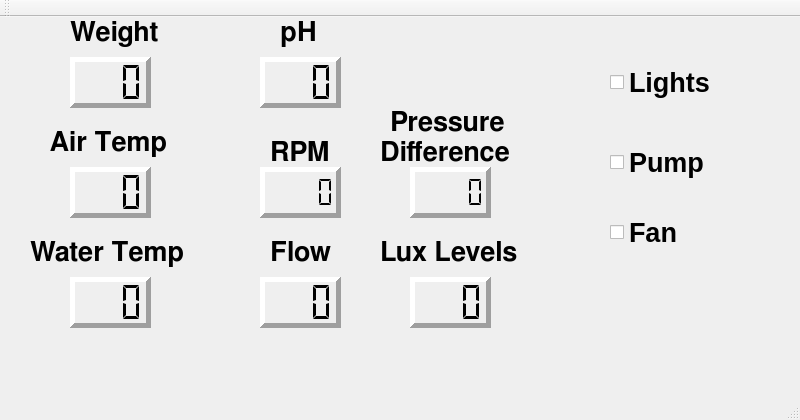
<?xml version="1.0" encoding="UTF-8"?>
<ui version="4.0">
 <class>MainWindow</class>
 <widget class="QMainWindow" name="MainWindow">
  <property name="geometry">
   <rect>
    <x>0</x>
    <y>0</y>
    <width>800</width>
    <height>420</height>
   </rect>
  </property>
  <property name="windowTitle">
   <string>MainWindow</string>
  </property>
  <widget class="QWidget" name="centralWidget">
   <widget class="QLCDNumber" name="RPM">
    <property name="geometry">
     <rect>
      <x>260</x>
      <y>150</y>
      <width>81</width>
      <height>51</height>
     </rect>
    </property>
    <property name="frameShape">
     <enum>QFrame::Panel</enum>
    </property>
    <property name="frameShadow">
     <enum>QFrame::Raised</enum>
    </property>
    <property name="lineWidth">
     <number>5</number>
    </property>
    <property name="smallDecimalPoint">
     <bool>true</bool>
    </property>
    <property name="digitCount">
     <number>4</number>
    </property>
    <property name="segmentStyle">
     <enum>QLCDNumber::Flat</enum>
    </property>
   </widget>
   <widget class="QCheckBox" name="light">
    <property name="geometry">
     <rect>
      <x>610</x>
      <y>40</y>
      <width>100</width>
      <height>51</height>
     </rect>
    </property>
    <property name="sizeIncrement">
     <size>
      <width>0</width>
      <height>0</height>
     </size>
    </property>
    <property name="font">
     <font>
      <pointsize>20</pointsize>
      <weight>75</weight>
      <bold>true</bold>
      <strikeout>false</strikeout>
     </font>
    </property>
    <property name="text">
     <string>Lights</string>
    </property>
    <property name="iconSize">
     <size>
      <width>50</width>
      <height>50</height>
     </size>
    </property>
    <property name="checkable">
     <bool>true</bool>
    </property>
    <property name="checked">
     <bool>false</bool>
    </property>
    <property name="autoRepeat">
     <bool>false</bool>
    </property>
    <property name="autoExclusive">
     <bool>false</bool>
    </property>
    <property name="tristate">
     <bool>false</bool>
    </property>
   </widget>
   <widget class="QLCDNumber" name="waterTemp">
    <property name="geometry">
     <rect>
      <x>70</x>
      <y>260</y>
      <width>81</width>
      <height>51</height>
     </rect>
    </property>
    <property name="font">
     <font>
      <family>Roboto</family>
      <pointsize>12</pointsize>
      <italic>false</italic>
     </font>
    </property>
    <property name="mouseTracking">
     <bool>false</bool>
    </property>
    <property name="inputMethodHints">
     <set>Qt::ImhNone</set>
    </property>
    <property name="frameShape">
     <enum>QFrame::Panel</enum>
    </property>
    <property name="frameShadow">
     <enum>QFrame::Raised</enum>
    </property>
    <property name="lineWidth">
     <number>5</number>
    </property>
    <property name="midLineWidth">
     <number>0</number>
    </property>
    <property name="smallDecimalPoint">
     <bool>true</bool>
    </property>
    <property name="digitCount">
     <number>3</number>
    </property>
    <property name="mode">
     <enum>QLCDNumber::Dec</enum>
    </property>
    <property name="segmentStyle">
     <enum>QLCDNumber::Flat</enum>
    </property>
    <property name="value" stdset="0">
     <double>0.000000000000000</double>
    </property>
    <property name="intValue" stdset="0">
     <number>0</number>
    </property>
   </widget>
   <widget class="QLabel" name="label_3">
    <property name="geometry">
     <rect>
      <x>30</x>
      <y>220</y>
      <width>161</width>
      <height>31</height>
     </rect>
    </property>
    <property name="font">
     <font>
      <family>FreeSans</family>
      <pointsize>20</pointsize>
      <weight>75</weight>
      <bold>true</bold>
     </font>
    </property>
    <property name="text">
     <string>Water Temp</string>
    </property>
   </widget>
   <widget class="QLabel" name="label_2">
    <property name="geometry">
     <rect>
      <x>50</x>
      <y>110</y>
      <width>121</width>
      <height>31</height>
     </rect>
    </property>
    <property name="font">
     <font>
      <family>FreeSans</family>
      <pointsize>20</pointsize>
      <weight>75</weight>
      <bold>true</bold>
     </font>
    </property>
    <property name="text">
     <string>Air Temp</string>
    </property>
   </widget>
   <widget class="QLabel" name="label">
    <property name="geometry">
     <rect>
      <x>70</x>
      <y>0</y>
      <width>91</width>
      <height>31</height>
     </rect>
    </property>
    <property name="font">
     <font>
      <family>FreeSans</family>
      <pointsize>20</pointsize>
      <weight>75</weight>
      <bold>true</bold>
     </font>
    </property>
    <property name="text">
     <string>Weight</string>
    </property>
   </widget>
   <widget class="QLCDNumber" name="airTemp">
    <property name="geometry">
     <rect>
      <x>70</x>
      <y>150</y>
      <width>81</width>
      <height>51</height>
     </rect>
    </property>
    <property name="font">
     <font>
      <family>Roboto</family>
      <pointsize>12</pointsize>
      <italic>false</italic>
     </font>
    </property>
    <property name="mouseTracking">
     <bool>false</bool>
    </property>
    <property name="inputMethodHints">
     <set>Qt::ImhNone</set>
    </property>
    <property name="frameShape">
     <enum>QFrame::Panel</enum>
    </property>
    <property name="frameShadow">
     <enum>QFrame::Raised</enum>
    </property>
    <property name="lineWidth">
     <number>5</number>
    </property>
    <property name="midLineWidth">
     <number>0</number>
    </property>
    <property name="smallDecimalPoint">
     <bool>true</bool>
    </property>
    <property name="digitCount">
     <number>3</number>
    </property>
    <property name="mode">
     <enum>QLCDNumber::Dec</enum>
    </property>
    <property name="segmentStyle">
     <enum>QLCDNumber::Flat</enum>
    </property>
    <property name="value" stdset="0">
     <double>0.000000000000000</double>
    </property>
    <property name="intValue" stdset="0">
     <number>0</number>
    </property>
   </widget>
   <widget class="QLabel" name="label_4">
    <property name="geometry">
     <rect>
      <x>280</x>
      <y>0</y>
      <width>41</width>
      <height>31</height>
     </rect>
    </property>
    <property name="font">
     <font>
      <family>FreeSans</family>
      <pointsize>20</pointsize>
      <weight>75</weight>
      <bold>true</bold>
     </font>
    </property>
    <property name="text">
     <string>pH</string>
    </property>
   </widget>
   <widget class="QLCDNumber" name="pH">
    <property name="geometry">
     <rect>
      <x>260</x>
      <y>40</y>
      <width>81</width>
      <height>51</height>
     </rect>
    </property>
    <property name="font">
     <font>
      <family>Roboto</family>
      <pointsize>12</pointsize>
      <italic>false</italic>
     </font>
    </property>
    <property name="mouseTracking">
     <bool>false</bool>
    </property>
    <property name="inputMethodHints">
     <set>Qt::ImhNone</set>
    </property>
    <property name="frameShape">
     <enum>QFrame::Panel</enum>
    </property>
    <property name="frameShadow">
     <enum>QFrame::Raised</enum>
    </property>
    <property name="lineWidth">
     <number>5</number>
    </property>
    <property name="midLineWidth">
     <number>0</number>
    </property>
    <property name="smallDecimalPoint">
     <bool>true</bool>
    </property>
    <property name="digitCount">
     <number>3</number>
    </property>
    <property name="mode">
     <enum>QLCDNumber::Dec</enum>
    </property>
    <property name="segmentStyle">
     <enum>QLCDNumber::Flat</enum>
    </property>
    <property name="value" stdset="0">
     <double>0.000000000000000</double>
    </property>
    <property name="intValue" stdset="0">
     <number>0</number>
    </property>
   </widget>
   <widget class="QLCDNumber" name="weight">
    <property name="geometry">
     <rect>
      <x>70</x>
      <y>40</y>
      <width>81</width>
      <height>51</height>
     </rect>
    </property>
    <property name="font">
     <font>
      <family>Roboto</family>
      <pointsize>12</pointsize>
      <italic>false</italic>
     </font>
    </property>
    <property name="mouseTracking">
     <bool>false</bool>
    </property>
    <property name="inputMethodHints">
     <set>Qt::ImhNone</set>
    </property>
    <property name="frameShape">
     <enum>QFrame::Panel</enum>
    </property>
    <property name="frameShadow">
     <enum>QFrame::Raised</enum>
    </property>
    <property name="lineWidth">
     <number>5</number>
    </property>
    <property name="midLineWidth">
     <number>0</number>
    </property>
    <property name="smallDecimalPoint">
     <bool>true</bool>
    </property>
    <property name="digitCount">
     <number>3</number>
    </property>
    <property name="mode">
     <enum>QLCDNumber::Dec</enum>
    </property>
    <property name="segmentStyle">
     <enum>QLCDNumber::Flat</enum>
    </property>
    <property name="value" stdset="0">
     <double>0.000000000000000</double>
    </property>
    <property name="intValue" stdset="0">
     <number>0</number>
    </property>
   </widget>
   <widget class="QLabel" name="label_5">
    <property name="geometry">
     <rect>
      <x>270</x>
      <y>120</y>
      <width>61</width>
      <height>31</height>
     </rect>
    </property>
    <property name="font">
     <font>
      <family>FreeSans</family>
      <pointsize>20</pointsize>
      <weight>75</weight>
      <bold>true</bold>
     </font>
    </property>
    <property name="text">
     <string>RPM</string>
    </property>
   </widget>
   <widget class="QLCDNumber" name="flow">
    <property name="geometry">
     <rect>
      <x>260</x>
      <y>260</y>
      <width>81</width>
      <height>51</height>
     </rect>
    </property>
    <property name="font">
     <font>
      <family>Roboto</family>
      <pointsize>12</pointsize>
      <italic>false</italic>
     </font>
    </property>
    <property name="mouseTracking">
     <bool>false</bool>
    </property>
    <property name="inputMethodHints">
     <set>Qt::ImhNone</set>
    </property>
    <property name="frameShape">
     <enum>QFrame::Panel</enum>
    </property>
    <property name="frameShadow">
     <enum>QFrame::Raised</enum>
    </property>
    <property name="lineWidth">
     <number>5</number>
    </property>
    <property name="midLineWidth">
     <number>0</number>
    </property>
    <property name="smallDecimalPoint">
     <bool>true</bool>
    </property>
    <property name="digitCount">
     <number>3</number>
    </property>
    <property name="mode">
     <enum>QLCDNumber::Dec</enum>
    </property>
    <property name="segmentStyle">
     <enum>QLCDNumber::Flat</enum>
    </property>
    <property name="value" stdset="0">
     <double>0.000000000000000</double>
    </property>
    <property name="intValue" stdset="0">
     <number>0</number>
    </property>
   </widget>
   <widget class="QLabel" name="label_6">
    <property name="geometry">
     <rect>
      <x>270</x>
      <y>220</y>
      <width>61</width>
      <height>31</height>
     </rect>
    </property>
    <property name="font">
     <font>
      <family>FreeSans</family>
      <pointsize>20</pointsize>
      <weight>75</weight>
      <bold>true</bold>
     </font>
    </property>
    <property name="text">
     <string>Flow</string>
    </property>
   </widget>
   <widget class="QLCDNumber" name="pDiff">
    <property name="geometry">
     <rect>
      <x>410</x>
      <y>150</y>
      <width>81</width>
      <height>51</height>
     </rect>
    </property>
    <property name="frameShape">
     <enum>QFrame::Panel</enum>
    </property>
    <property name="frameShadow">
     <enum>QFrame::Raised</enum>
    </property>
    <property name="lineWidth">
     <number>5</number>
    </property>
    <property name="smallDecimalPoint">
     <bool>true</bool>
    </property>
    <property name="digitCount">
     <number>4</number>
    </property>
    <property name="segmentStyle">
     <enum>QLCDNumber::Flat</enum>
    </property>
   </widget>
   <widget class="QLabel" name="label_7">
    <property name="geometry">
     <rect>
      <x>390</x>
      <y>90</y>
      <width>121</width>
      <height>31</height>
     </rect>
    </property>
    <property name="font">
     <font>
      <family>FreeSans</family>
      <pointsize>20</pointsize>
      <weight>75</weight>
      <bold>true</bold>
     </font>
    </property>
    <property name="text">
     <string>Pressure</string>
    </property>
   </widget>
   <widget class="QLabel" name="label_8">
    <property name="geometry">
     <rect>
      <x>380</x>
      <y>120</y>
      <width>141</width>
      <height>31</height>
     </rect>
    </property>
    <property name="font">
     <font>
      <family>FreeSans</family>
      <pointsize>20</pointsize>
      <weight>75</weight>
      <bold>true</bold>
     </font>
    </property>
    <property name="text">
     <string>Difference</string>
    </property>
   </widget>
   <widget class="QCheckBox" name="pump">
    <property name="geometry">
     <rect>
      <x>610</x>
      <y>120</y>
      <width>100</width>
      <height>51</height>
     </rect>
    </property>
    <property name="sizeIncrement">
     <size>
      <width>0</width>
      <height>0</height>
     </size>
    </property>
    <property name="font">
     <font>
      <pointsize>20</pointsize>
      <weight>75</weight>
      <bold>true</bold>
      <strikeout>false</strikeout>
     </font>
    </property>
    <property name="text">
     <string>Pump</string>
    </property>
    <property name="iconSize">
     <size>
      <width>50</width>
      <height>50</height>
     </size>
    </property>
    <property name="checkable">
     <bool>true</bool>
    </property>
    <property name="checked">
     <bool>false</bool>
    </property>
    <property name="autoRepeat">
     <bool>false</bool>
    </property>
    <property name="autoExclusive">
     <bool>false</bool>
    </property>
    <property name="tristate">
     <bool>false</bool>
    </property>
   </widget>
   <widget class="QLabel" name="label_9">
    <property name="geometry">
     <rect>
      <x>380</x>
      <y>220</y>
      <width>141</width>
      <height>31</height>
     </rect>
    </property>
    <property name="font">
     <font>
      <family>FreeSans</family>
      <pointsize>20</pointsize>
      <weight>75</weight>
      <bold>true</bold>
     </font>
    </property>
    <property name="text">
     <string>Lux Levels</string>
    </property>
   </widget>
   <widget class="QLCDNumber" name="lux">
    <property name="geometry">
     <rect>
      <x>410</x>
      <y>260</y>
      <width>81</width>
      <height>51</height>
     </rect>
    </property>
    <property name="font">
     <font>
      <family>Roboto</family>
      <pointsize>12</pointsize>
      <italic>false</italic>
     </font>
    </property>
    <property name="mouseTracking">
     <bool>false</bool>
    </property>
    <property name="inputMethodHints">
     <set>Qt::ImhNone</set>
    </property>
    <property name="frameShape">
     <enum>QFrame::Panel</enum>
    </property>
    <property name="frameShadow">
     <enum>QFrame::Raised</enum>
    </property>
    <property name="lineWidth">
     <number>5</number>
    </property>
    <property name="midLineWidth">
     <number>0</number>
    </property>
    <property name="smallDecimalPoint">
     <bool>true</bool>
    </property>
    <property name="digitCount">
     <number>3</number>
    </property>
    <property name="mode">
     <enum>QLCDNumber::Dec</enum>
    </property>
    <property name="segmentStyle">
     <enum>QLCDNumber::Flat</enum>
    </property>
    <property name="value" stdset="0">
     <double>0.000000000000000</double>
    </property>
    <property name="intValue" stdset="0">
     <number>0</number>
    </property>
   </widget>
   <widget class="QCheckBox" name="fan">
    <property name="geometry">
     <rect>
      <x>610</x>
      <y>190</y>
      <width>100</width>
      <height>51</height>
     </rect>
    </property>
    <property name="sizeIncrement">
     <size>
      <width>0</width>
      <height>0</height>
     </size>
    </property>
    <property name="font">
     <font>
      <pointsize>20</pointsize>
      <weight>75</weight>
      <bold>true</bold>
      <strikeout>false</strikeout>
     </font>
    </property>
    <property name="text">
     <string>Fan</string>
    </property>
    <property name="iconSize">
     <size>
      <width>50</width>
      <height>50</height>
     </size>
    </property>
    <property name="checkable">
     <bool>true</bool>
    </property>
    <property name="checked">
     <bool>false</bool>
    </property>
    <property name="autoRepeat">
     <bool>false</bool>
    </property>
    <property name="autoExclusive">
     <bool>false</bool>
    </property>
    <property name="tristate">
     <bool>false</bool>
    </property>
   </widget>
  </widget>
  <widget class="QMenuBar" name="menuBar">
   <property name="geometry">
    <rect>
     <x>0</x>
     <y>0</y>
     <width>800</width>
     <height>27</height>
    </rect>
   </property>
  </widget>
  <widget class="QToolBar" name="mainToolBar">
   <attribute name="toolBarArea">
    <enum>TopToolBarArea</enum>
   </attribute>
   <attribute name="toolBarBreak">
    <bool>false</bool>
   </attribute>
  </widget>
  <widget class="QStatusBar" name="statusBar"/>
 </widget>
 <layoutdefault spacing="6" margin="11"/>
 <resources/>
 <connections/>
</ui>
